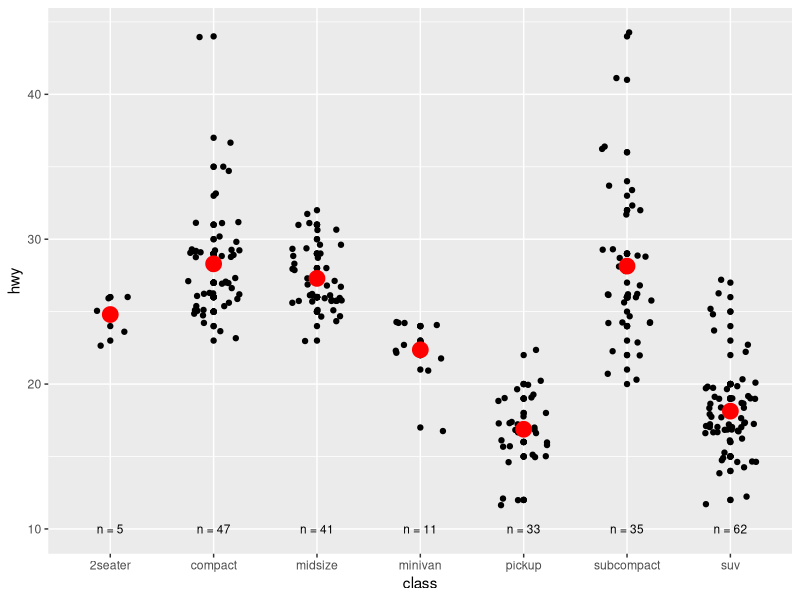
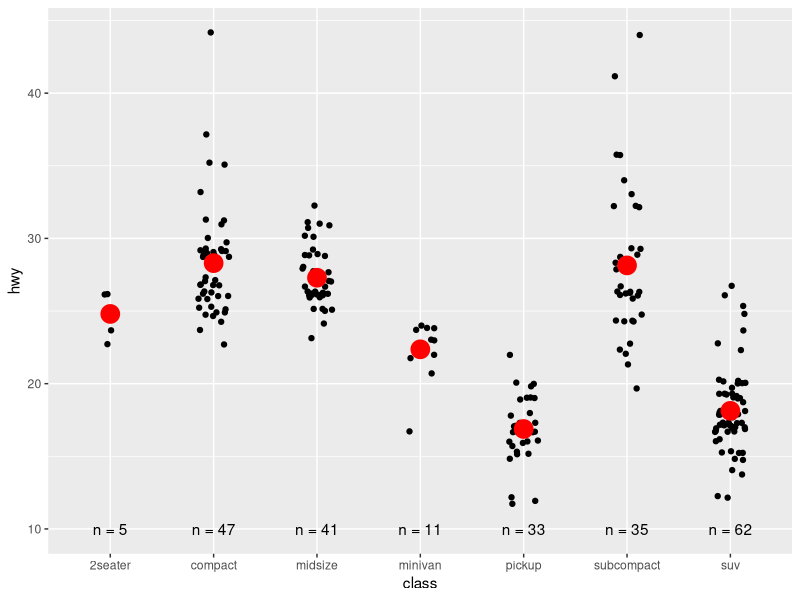
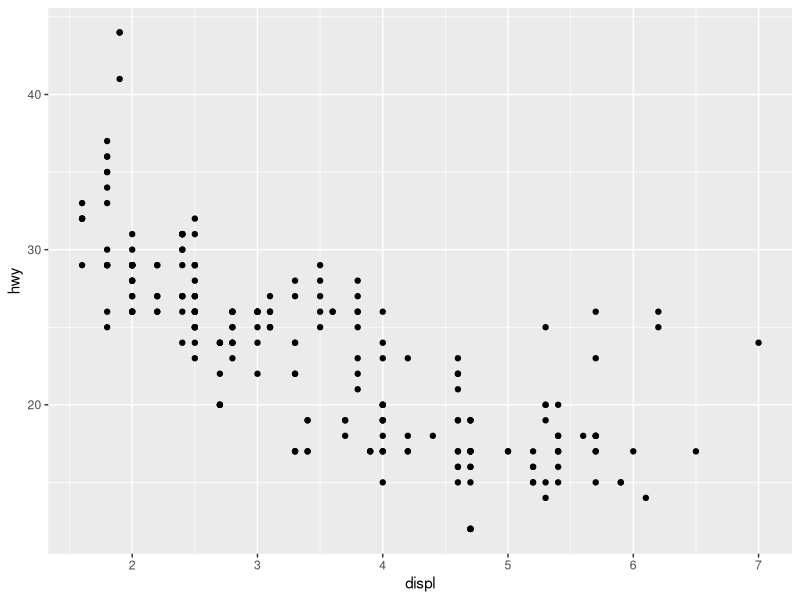
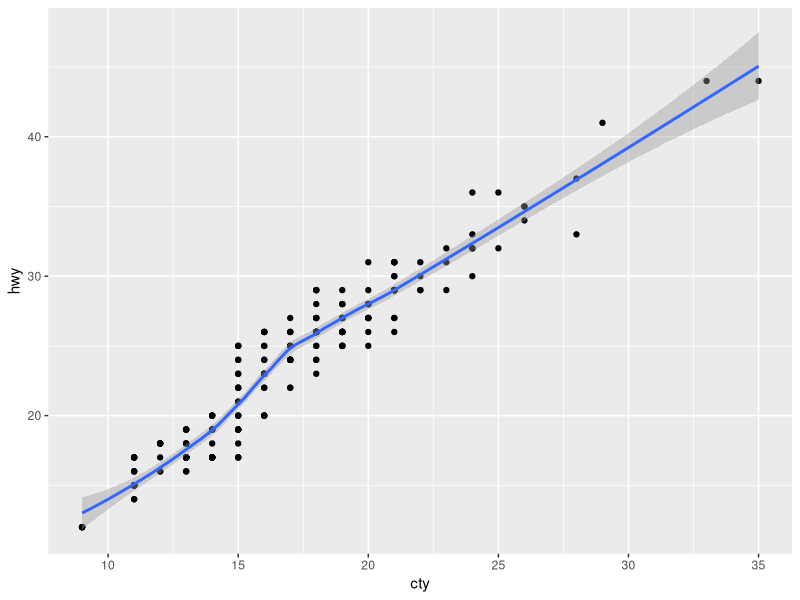
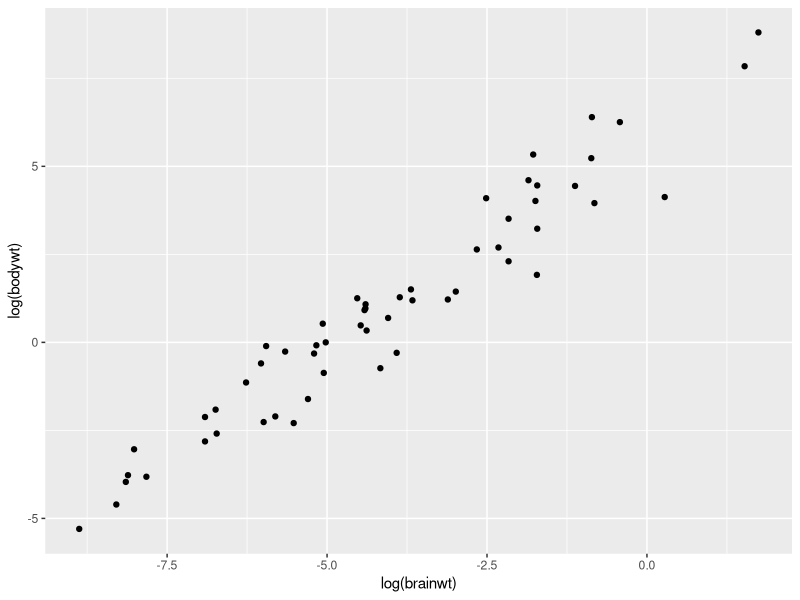
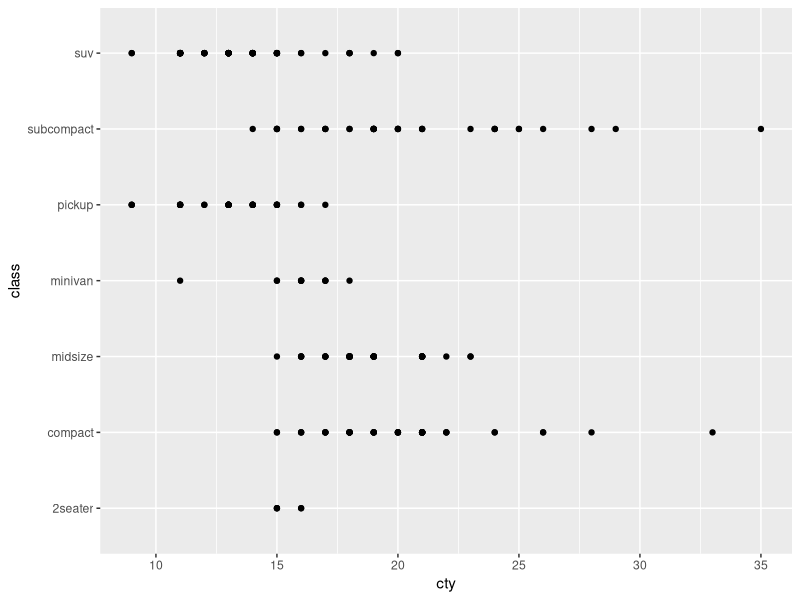
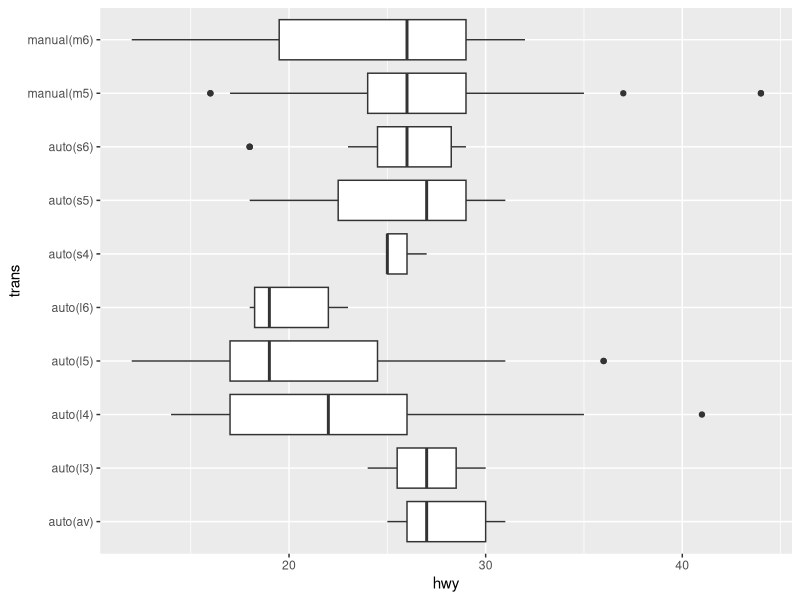
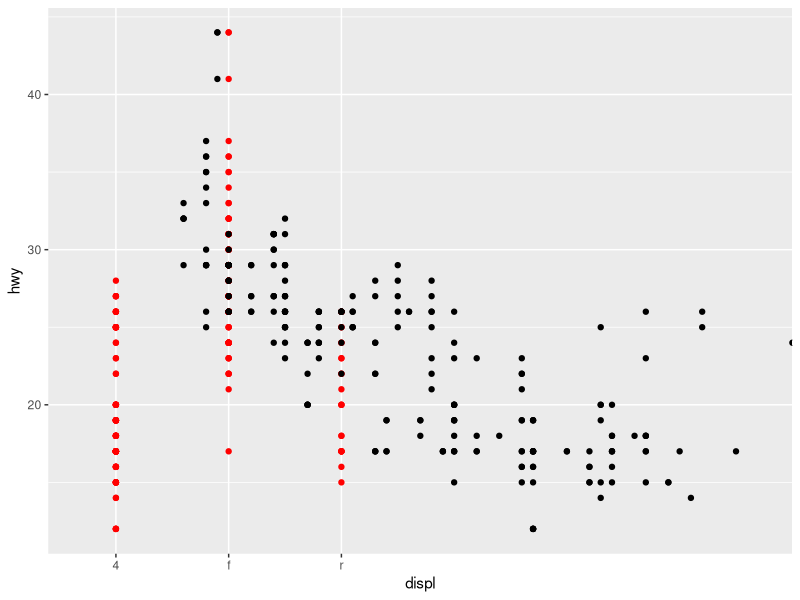

Generate these figures, in order, with R:
## ---- chunk 1
library(ggplot2)
library(dplyr)

knitr::opts_chunk$set(
  comment = "#>",
  fig.align = "center"
)
## ---- chunk 2
class <- mpg %>%
  group_by(class) %>%
  summarise(n = n(), hwy = mean(hwy))
## ---- chunk 3
ggplot(mpg, aes(class, hwy)) +
  geom_point() +
  geom_jitter(width = 0.25) +
  geom_point(data = class, color = "red", size = 5) +
  geom_text(aes(y = 10, label = paste0("n = ", n)), data = class, size = 3)
## ---- chunk 4
mpg %>%
  ggplot(aes(class, hwy)) +
  geom_jitter(width = 0.15, height = 0.35) +
  geom_point(
    data = class, aes(class, hwy),
    color = "red",
    size = 6
  ) +
  geom_text(data = class, aes(y = 10, x = class, label = paste0("n = ", n)))
## ---- chunk 5
ggplot(mpg, aes(displ, hwy)) +
  geom_point()

ggplot(mpg, aes(cty, hwy)) +
  geom_point() +
  geom_smooth(method = "loess", formula = y ~ x)

ggplot(msleep, aes(log(brainwt), log(bodywt))) +
  geom_point(na.rm = TRUE)
## ---- chunk 6
ggplot(mpg, aes(class, cty)) +
  geom_point() +
  coord_flip()

ggplot(mpg, aes(trans, hwy)) +
  geom_boxplot() +
  coord_flip()
## ---- chunk 7
ggplot(mpg, aes(displ, hwy)) +
  geom_point(aes(drv, hwy), color = "red") +
  geom_point()
